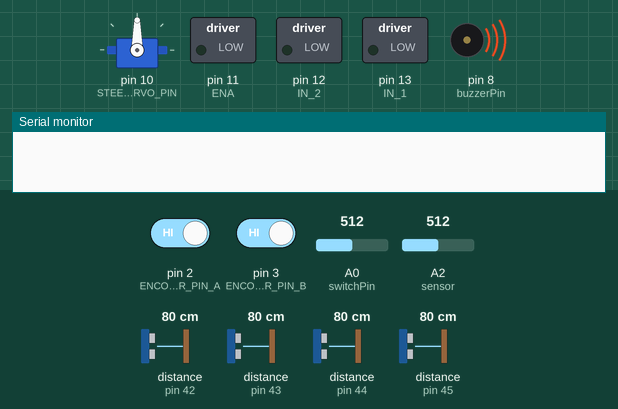
Bench run of a sketch on a simulated Arduino Uno, built with avr-gcc and run on an emulated ATmega328P. Shown: servo, switched loads named in the sketch (green lamp = pin HIGH), buzzer (waves = sounding), the last lines printed to the serial monitor. The inputs (shaded band) are chosen by the test bench; at power-on: A0 (switchPin) = 512, pin 2 (ENCODER_PIN_A) HIGH, pin 3 (ENCODER_PIN_B) HIGH, A2 (sensor) = 512, distance to the obstacle (sensors on pin 42, pin 43, pin 44, pin 45) 80 cm.

Above: at 0.1 s.
At 2.19 s:
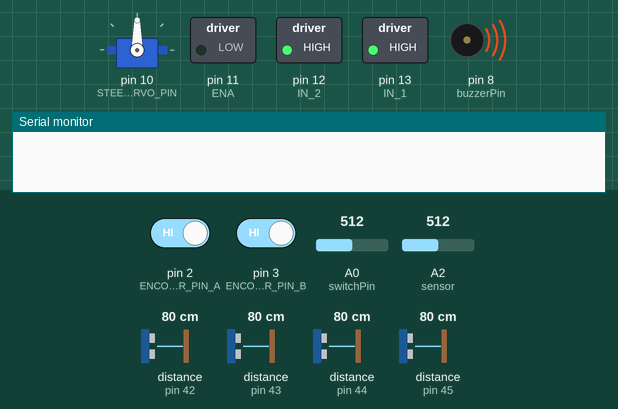
2.2 s: A0 (switchPin) set to 983
5.7 s: A0 (switchPin) set to 1011
At 6.5 s:
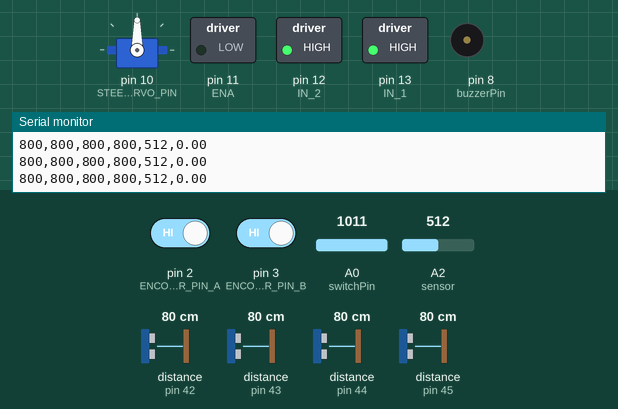
Timing chart, 0 to 8.7 s (numbered marks = the images above; inputs shaded):
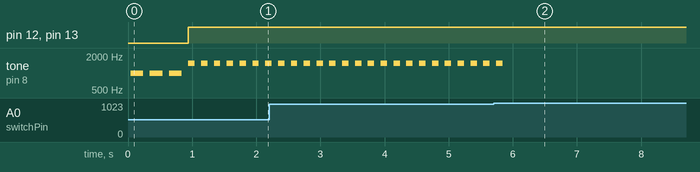

Measured:
- the behaviour switches between 1000 and 1001 on A0 (switchPin) (found by bisection; images 1 and 2)
- after the input at 5.7 s, tone on pin 8 (buzzerPin): goes on until 5.8 s, then stays silent
- by itself, tone on pin 8 (buzzerPin): alternates 1500 Hz for 0.10 s and silent for 0.10 s

The sketch:

Fonction.ino
```cpp
#include <Servo.h>        // Include the Servo library
#include <VL53L1X.h>      // Include the VL53L1X sensor library
#include <Wire.h>         // Include the Wire library for I2C communication

// Define motors and sensor pins
#define ENA  11                // L298N EN_A motor speed
#define IN_1  13               // L298N in1 motor direction control
#define IN_2  12               // L298N in2 motor direction control
#define buzzerPin  8           // Pin for the buzzer
#define STEERING_SERVO_PIN 10  // Pin connected to the steering servo
#define ENCODER_PIN_A 2        // D2 for encoder
#define ENCODER_PIN_B 3        // D3 for encoder
#define switchPin  A0          // Switch pin

// Define sensor configuration
const uint8_t sensorCount = 4;  // Number of distance sensors
const uint8_t xshutPins[sensorCount] = { 4, 5, 6, 7 };  // XSHUT pins for the VL53L1X sensors

VL53L1X sensors[sensorCount];  // Sensor array

Servo STEERING;  // Create Servo object for steering

// Motor control variables
int MaxSpeed = 255;
int MinSpeed = 127;
int steeringAngle = 0;

volatile long encoderCount = 0;  // Track the encoder pulses
unsigned long lastTime = 0;      // Time for speed calculation
float motorSpeedRPM = 0;         // Motor speed in RPM

// Interrupt Service Routines for Encoder
void encoderISR_A() {
  encoderCount++;  // Increment pulse count on signal change
}
void encoderISR_B() {
  encoderCount--;  // Decrement pulse count on signal change (if using quadrature)
}

// Function to initialize the encoder
void setupEncoder() {
  pinMode(ENCODER_PIN_A, INPUT_PULLUP);  // Set encoder pin A (D2)
  pinMode(ENCODER_PIN_B, INPUT_PULLUP);  // Set encoder pin B (D3)

  attachInterrupt(digitalPinToInterrupt(ENCODER_PIN_A), encoderISR_A, CHANGE);  // Attach interrupt to pin A
  attachInterrupt(digitalPinToInterrupt(ENCODER_PIN_B), encoderISR_B, CHANGE);  // Attach interrupt to pin B
}

// Function to read the current encoder count
long readEncoder() {
  return encoderCount;  // Return the pulse count
}

// Function to reset the encoder count
void resetEncoder() {
  encoderCount = 0;
}

// Function to drive the robot based on distance (in cm) and speed (-100 to 100)
void driveDistanceSpeed(float distanceCM, int speedInput) {
  // Set direction based on distance and speedInput
  if (distanceCM < 0 || speedInput < 0) {
    // Move backward if distance or speed is negative
    digitalWrite(IN_1, LOW);
    digitalWrite(IN_2, HIGH);
    distanceCM = abs(distanceCM);  // Use absolute distance for backward movement
    speedInput = abs(speedInput);  // Use absolute speed for backward movement
  } else {
    // Move forward if distance and speed are positive
    digitalWrite(IN_1, HIGH);
    digitalWrite(IN_2, LOW);
  }

  // Map speedInput from -100 to 100 to motor speed range (MinSpeed to MaxSpeed)
  int motorSpeed = map(abs(speedInput), 0, 100, MinSpeed, MaxSpeed);
  analogWrite(ENA, motorSpeed);

  // Reset encoder count before starting the movement
  resetEncoder();

  // Assuming the encoder gives 11 pulses per revolution and we know the wheel circumference
  // Wheel circumference should be in centimeters
  float pulsesPerRevolution = 11.0;  // Adjust if necessary
  float wheelDiameterCM = 6.8;  // Example: wheel diameter of 6.8 cm (adjust based on your wheel size)
  float wheelCircumferenceCM = PI * wheelDiameterCM;  // Calculate wheel circumference in cm

  // Calculate the required number of pulses for the given distance in cm
  float pulsesRequired = (distanceCM / wheelCircumferenceCM) * pulsesPerRevolution;

  // Move the robot until the encoder count reaches the required distance
  while (abs(readEncoder()) < pulsesRequired) {
    // Continuously move the robot until the required distance is reached
    delay(10);  // Small delay for smooth operation
  }

  // Stop the motors after reaching the distance
  StopMotors();
}

// Existing motor control function
void controlRobot(int speedInput, int steeringInput) {
  // Map speedInput from -100 to 100 to motor speed range
  int motorSpeed = map(abs(speedInput), 0, 100, MinSpeed, MaxSpeed);

  // Set motor direction based on the sign of speedInput
  if (speedInput > 0) {
    // Move forward
    digitalWrite(IN_1, HIGH);
    digitalWrite(IN_2, LOW);
  } else if (speedInput < 0) {
    // Move backward
    digitalWrite(IN_1, LOW);
    digitalWrite(IN_2, HIGH);
  } else {
    // Stop motors
    StopMotors();
  }

  // Set motor speed
  analogWrite(ENA, motorSpeed);

  // Map steeringInput from -100 to 100 to servo angle range (130 to 50 degrees)
  steeringAngle = map(steeringInput, -100, 100, 120, 60);

  // Set servo position
  STEERING.write(steeringAngle);
}

// Existing sensor functions
void setupSensors() {
  for (uint8_t i = 0; i < sensorCount; i++) {
    pinMode(xshutPins[i], OUTPUT);
    digitalWrite(xshutPins[i], LOW);
  }

  for (uint8_t i = 0; i < sensorCount; i++) {
    pinMode(xshutPins[i], INPUT);
    delay(10);

    sensors[i].setTimeout(500);
    if (!sensors[i].init()) {
      Serial.print("Failed to detect and initialize sensor ");
      Serial.println(i);
      while (1);  // Halt execution if sensor initialization fails
    }

    sensors[i].setAddress(0x2A + i);
    sensors[i].startContinuous(50);  // Start continuous measurement
  }
}

void readAndPrintDistances() {
  Serial.print("F: ");
  Serial.print(sensors[2].read());
  if (sensors[2].timeoutOccurred()) { Serial.print(" TIMEOUT"); }
  Serial.print("\t");

  Serial.print("R: ");
  Serial.print(sensors[3].read());
  if (sensors[3].timeoutOccurred()) { Serial.print(" TIMEOUT"); }
  Serial.print("\t");

  Serial.print("L: ");
  Serial.print(sensors[1].read());
  if (sensors[1].timeoutOccurred()) { Serial.print(" TIMEOUT"); }
  Serial.print("\t");

  Serial.print("B: ");
  Serial.print(sensors[0].read());
  if (sensors[0].timeoutOccurred()) { Serial.print(" TIMEOUT"); }
  Serial.println();

  delay(50);  // Delay to match the sensor's continuous reading interval
}

void StopMotors() {
  digitalWrite(IN_1, LOW);
  digitalWrite(IN_2, LOW);
  analogWrite(ENA, 0);  // Stop motor by setting speed to 0
}

void HoldMotors() {
  digitalWrite(IN_1, HIGH);
  digitalWrite(IN_2, HIGH);
  analogWrite(ENA, 0);  // Stop motor by setting speed to 0
}

// Existing buzzer functions
void BuzzerRobotStart() {
  for (int i = 0; i < 3; i++) {
    tone(buzzerPin, 1000);  // Frequency of 1000 Hz
    delay(200);
    noTone(buzzerPin);
    delay(100);
  }
}

void BuzzerRobotEnd() {
  tone(buzzerPin, 500);  // Lower frequency for end sound
  delay(1000);           // Long beep for 1 second
  noTone(buzzerPin);
}

void BuzzerRobotError() {
  for (int i = 0; i < 5; i++) {
    tone(buzzerPin, 1500);  // Higher frequency for error
    delay(100);
    noTone(buzzerPin);
    delay(100);
  }
}

void BuzzerRobotSpecial() {
  int melody[] = { 262, 294, 330, 349 };  // Notes for C, D, E, F
  for (int i = 0; i < 4; i++) {
    tone(buzzerPin, melody[i]);
    delay(300);
    noTone(buzzerPin);
    delay(100);
  }
}

// Function to send data to Raspberry Pi
void sendDataToPi() {
  int frontDist = sensors[2].read();
  int rightDist = sensors[3].read();
  int leftDist = sensors[1].read();
  int backDist = sensors[0].read();
  int gyroZ = analogRead(A2);  // Example reading for gyroscope z-axis (replace if using actual sensor)
  float encoderSpeed = motorSpeedRPM;

  // Send data as a comma-separated string
  Serial.print(frontDist); Serial.print(",");
  Serial.print(rightDist); Serial.print(",");
  Serial.print(leftDist); Serial.print(",");
  Serial.print(backDist); Serial.print(",");
  Serial.print(gyroZ); Serial.print(",");
  Serial.println(encoderSpeed);
}

// Function to receive and parse control data from Raspberry Pi
void receiveDataFromPi() {
  if (Serial.available() > 0) {
    String receivedData = Serial.readStringUntil('\n');  // Read incoming data until newline character
    int delimiterIndex = receivedData.indexOf(',');      // Find comma separator

    if (delimiterIndex > 0) {
      // Parse speedInput and steeringInput from the received data
      int speedInput = receivedData.substring(0, delimiterIndex).toInt();
      int steeringInput = receivedData.substring(delimiterIndex + 1).toInt();

      // Call control function with received inputs
      controlRobot(speedInput, steeringInput);
    }
  }
}

bool isSwitchOn(int value) {
  return value > 1000;  // Return true if analog reading is close to 1023 (switch on)
}

void act(){
  sendDataToPi();       // Send sensor and motor data to Raspberry Pi
  receiveDataFromPi();  // Receive control data from Raspberry Pi
  }

// Setup function
void setup() {
  Serial.begin(115200);
  Wire.begin();
  Wire.setClock(400000);  // Set I2C clock speed

  // Initialize motor and buzzer pins
  pinMode(ENA, OUTPUT);
  pinMode(IN_1, OUTPUT);
  pinMode(IN_2, OUTPUT);
  pinMode(buzzerPin, OUTPUT);

  pinMode(buzzerPin, OUTPUT);  // Set buzzer pin as output

  STEERING.attach(STEERING_SERVO_PIN);   // Initialize Steering Servo

  StopMotors();  // Ensure motors are stopped initially

  setupSensors();  // Initialize sensors
  setupEncoder();  // Initialize encoder

  BuzzerRobotStart();  // Play the start sound

}

// Loop function
void loop() {
  int switchValue = analogRead(switchPin); // Read the analog value of the switch

  if (isSwitchOn(switchValue)) { // Check if switch is on
    act();
  } else {
    HoldMotors();
    BuzzerRobotError();
  }
}
```
